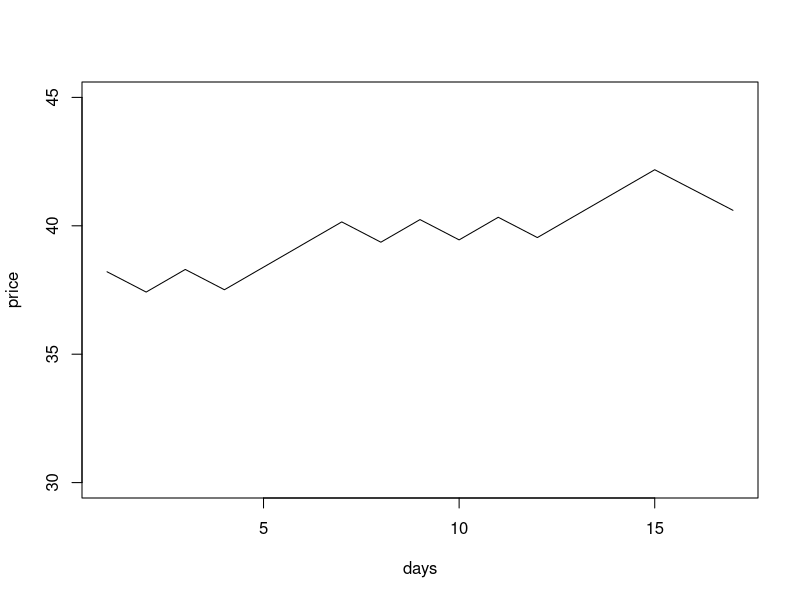
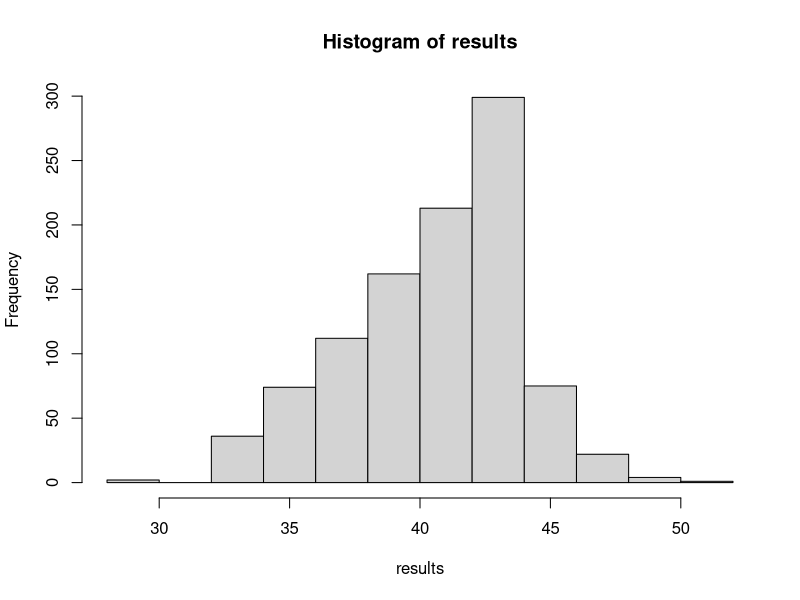
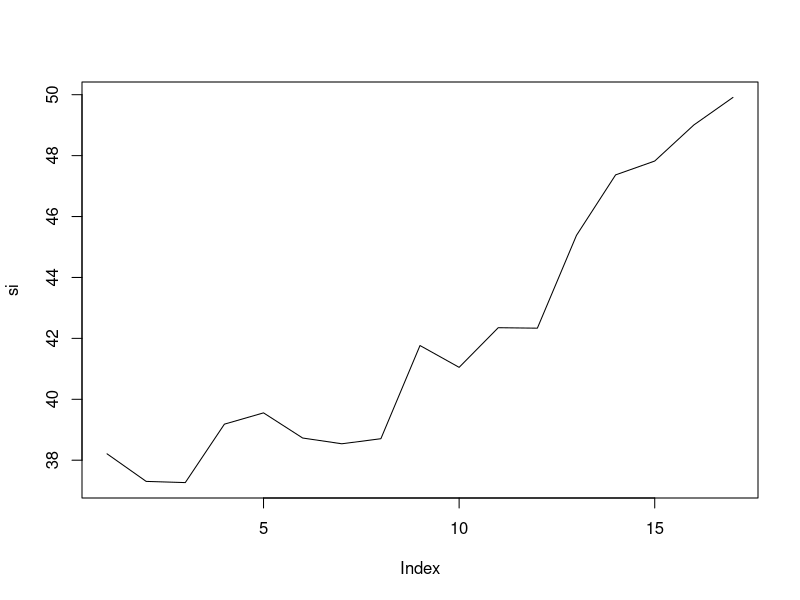
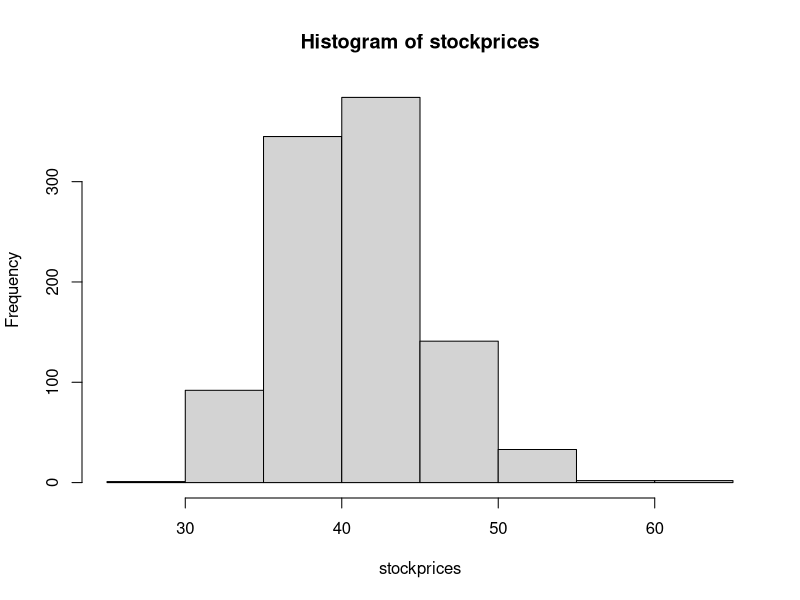

Write the R code that produced these figures, in order. (Note: this script raises an error after producing the figures.)
#MGM resorts

#Discrete
change <- sample(c(0.880606,-0.790385),size = 16,replace = TRUE,prob = c(0.5593,0.4407))
price <- cumsum(c(38.21,change))
plot(price,xlab = "days",type = "l",ylim=c(30,45))
tail(price,n=1)
results<-0
for(i in 1:1000){
  change <- sample(c(0.880606,-0.790385),size = 16,replace = TRUE,prob = c(0.5593,0.4407))
  price <- cumsum(c(38.21,change))
  results[i]<-tail(price,n=1)
  }
results
hist(results)
mean(results)
sd(results)


#Continuous
MGMm <- 0.00427 #calculated in excel
MGMv <- 0.0008  #calculated in excel
xi<-rnorm(16,sd=sqrt(MGMv)) #16 trading days from 3/31 to 4/23
xi
zi = cumsum(c(log(38.21),MGMm+xi))
si = exp(zi)
plot(si,type = "l")
stockprices<-0
for(i in 1:1000){
  
  xi<-rnorm(16,sd=sqrt(MGMv))
  xi
  zi = cumsum(c(log(38.21),MGMm+xi))
  si = exp(zi)
  
  stockprices[i]<-tail(si,n=1)
}
stockprices
hist(stockprices)
mean(stockprices)
sd(stockprice)

